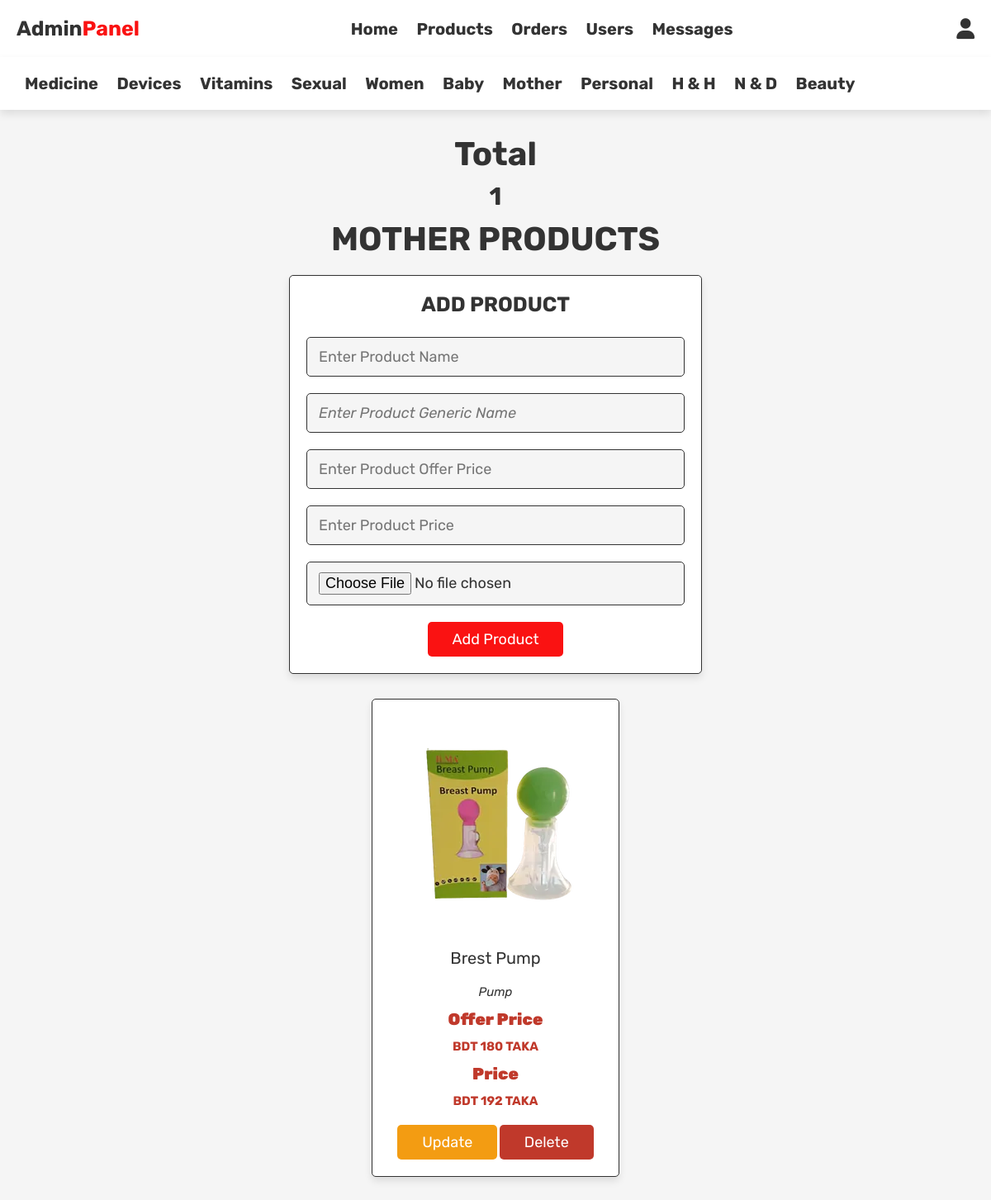
The page /admin_mother.php (signed in) on the database its author committed.
### tables this page shows
CREATE TABLE `mother` (
  `id` int(100) NOT NULL,
  `name` varchar(100) NOT NULL,
  `gname` varchar(100) NOT NULL,
  `oprice` int(100) NOT NULL,
  `price` int(100) NOT NULL,
  `image` varchar(100) NOT NULL
);

### admin_mother.php (the view, shortened to what this page needs)
<?php
include 'config.php';
?>
<!DOCTYPE html>
<html lang="en">
<head>
   <link rel="stylesheet" href="https://cdnjs.cloudflare.com/ajax/libs/font-awesome/6.0.0/css/all.min.css">
   <link rel="stylesheet" href="css/admin_style.css">
</head>
<body>
<?php include 'admin_header.php'; ?>
<?php include 'admin_header1.php'; ?>
<section class="add-products">
      <div style="text-align:center;">
         <?php
            $select_mother = mysqli_query($conn, "SELECT * FROM `mother`") or die('query failed');
            $number_of_products = mysqli_num_rows($select_mother);
         ?>
         <p style="font-size: 40px; font-weight: bolder; padding-bottom: 10px; color: #333;">Total</p>
         <h1 style="font-size: 30px; padding-bottom: 10px; color: #333;"><?php echo $number_of_products; ?></h1>
      </div>
   <h1 class="title">mother products</h1>
   <form action="" method="post" enctype="multipart/form-data">
      <h3>add product</h3>
      <input type="text" name="name" class="box" placeholder="Enter Product Name" required>
      <input type="text" name="gname" class="box" placeholder="Enter Product Generic Name" style="font-style: italic;">
      <input type="number" min="0" name="oprice" class="box" placeholder="Enter Product Offer Price" required>
      <input type="number" min="0" name="price" class="box" placeholder="Enter Product Price" required>
      <input type="file" name="image" accept="image/jpg, image/jpeg, image/png" class="box" required>
      <input type="submit" value="add product" name="add_product" class="btn">
   </form>
</section>
<section class="show-products">
   <div class="box-container">
      <?php
         $select_mother = mysqli_query($conn, "SELECT * FROM `mother`") or die('query failed');
         if(mysqli_num_rows($select_mother) > 0){
            while($fetch_mother = mysqli_fetch_assoc($select_mother)){
      ?>
      <div class="box">
         <img src="uploaded_img/<?php echo $fetch_mother['image']; ?>" alt="">
         <div class="name"><?php echo $fetch_mother['name']; ?></div>
         <div class="name" style="font-style: italic; font-size:15px; "><?php echo $fetch_mother['gname']; ?></div>
         <div class="price" style=" padding: 0.2rem 0; "><p style=" font-size: 2rem; font-weight: bolder;">Offer Price</p></div>
         <div class="price">BDT <?php echo $fetch_mother['oprice']; ?> TAKA</div>
         <div class="price" style=" padding: 0.2rem 0; "><p style=" font-size: 2rem; font-weight: bolder;">Price</p></div>
         <div class="price">BDT <?php echo $fetch_mother['price']; ?> TAKA</div>
         <a href="admin_mother.php?update=<?php echo $fetch_mother['id']; ?>" class="option-btn">update</a>
         <a href="admin_mother.php?delete=<?php echo $fetch_mother['id']; ?>" class="delete-btn" onclick="return confirm('delete this product?');">delete</a>
      </div>
      <?php
         }
      }else{
         echo '<p class="empty">No products added yet!</p>';
      }
      ?>
   </div>
</section>
</body>
</html>

### css/admin_style.css (style rules this page uses)
:root { --purple:#fa1212; --red:#c0392b; --orange:#f39c12; --black:#333; --white:#fff; --light-color:#666; --light-white:#ccc; --light-bg:#f5f5f5; --border:.1rem solid var(--black); --box-shadow:0 .5rem 1rem rgba(0,0,0,.1); }
* { font-family: 'Rubik', sans-serif; margin:0; padding:0; box-sizing: border-box; outline: none; border:none; text-decoration: none; transition:all .2s linear; }
html { font-size: 62.5%; overflow-x: hidden; }
body { background-color: var(--light-bg); }
section { padding:3rem 2rem; }
.title { text-align: center; margin-bottom: 2rem; text-transform: uppercase; color:var(--black); font-size: 4rem; }
.btn, .option-btn, .delete-btn, .white-btn { display: inline-block; margin-top: 1rem; padding:1rem 3rem; cursor: pointer; color:var(--white); font-size: 1.8rem; border-radius: .5rem; text-transform: capitalize; }
.white-btn, .btn { background-color: var(--purple); }
.option-btn { background-color: var(--orange); }
.delete-btn { background-color: var(--red); }
.add-products form { background-color: var(--white); border-radius: .5rem; padding:2rem; text-align: center; box-shadow: var(--box-shadow); border:var(--border); max-width: 50rem; margin:0 auto; }
.add-products form h3 { font-size: 2.5rem; text-transform: uppercase; color:var(--black); margin-bottom: 1.5rem; }
.add-products form .box { width: 100%; background-color: var(--light-bg); border-radius: .5rem; margin:1rem 0; padding:1.2rem 1.4rem; color:var(--black); font-size: 1.8rem; border:var(--border); }
.show-products .box-container { display: grid; grid-template-columns: repeat(auto-fit, 30rem); justify-content: center; gap:1.5rem; max-width: 1200px; margin:0 auto; align-items: flex-start; }
.show-products { padding-top: 0; }
.show-products .box-container .box { text-align: center; padding:2rem; border-radius: .5rem; border:var(--border); box-shadow: var(--box-shadow); background-color: var(--white); }
.show-products .box-container .box img { height: auto; width: auto; }
.show-products .box-container .box .name { padding:1rem 0; font-size: 2rem; color:var(--black); }
.show-products .box-container .box .price { padding:1rem 0; font-size: 1.5rem; font-weight: bold; color:var(--red); }

### rows shown on the page
mother: image (picture), name "Brest Pump", gname "Pump", oprice "180", price "192"

### other values the page prints
$number_of_products "1"
